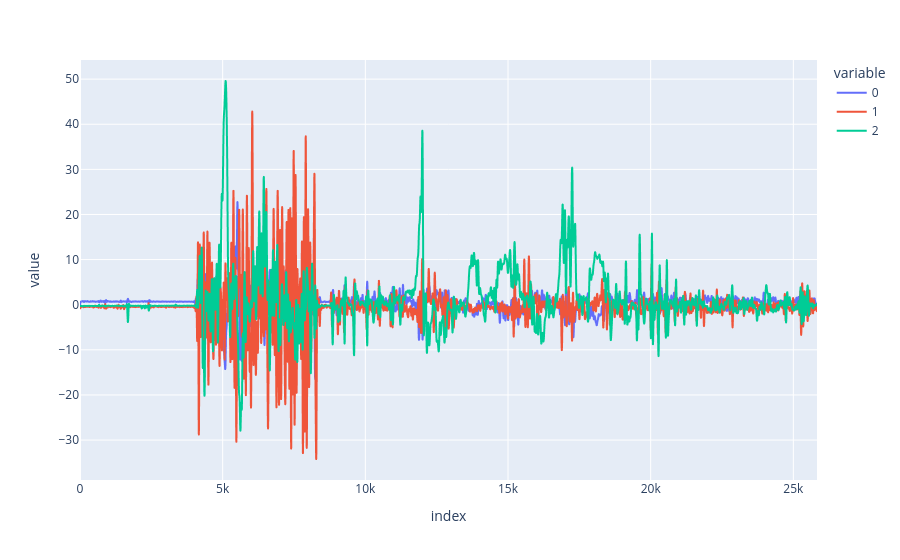

Notebook code cell kept with this figure:
### Code cell
px.line(gyro_filt)

### Figure 1 — Plotly figure (JSON) as saved in the notebook; plotly's stock layout.template omitted (floating-point values rounded to 4 significant figures; data arrays with more than 128 entries replaced by an {"elided": "..."} marker saying what was removed)
{"data": [{"hovertemplate": "variable=0<br>index=%{x}<br>value=%{y}<extra></extra>", "legendgroup": "0", "line": {"color": "#636efa", "dash": "solid"}, "marker": {"symbol": "circle"}, "mode": "lines", "name": "0", "showlegend": true, "type": "scattergl", "x": {"elided": "25830 int values"}, "xaxis": "x", "y": {"elided": "25830 float values"}, "yaxis": "y"}, {"hovertemplate": "variable=1<br>index=%{x}<br>value=%{y}<extra></extra>", "legendgroup": "1", "line": {"color": "#EF553B", "dash": "solid"}, "marker": {"symbol": "circle"}, "mode": "lines", "name": "1", "showlegend": true, "type": "scattergl", "x": {"elided": "25830 int values"}, "xaxis": "x", "y": {"elided": "25830 float values"}, "yaxis": "y"}, {"hovertemplate": "variable=2<br>index=%{x}<br>value=%{y}<extra></extra>", "legendgroup": "2", "line": {"color": "#00cc96", "dash": "solid"}, "marker": {"symbol": "circle"}, "mode": "lines", "name": "2", "showlegend": true, "type": "scattergl", "x": {"elided": "25830 int values"}, "xaxis": "x", "y": {"elided": "25830 float values"}, "yaxis": "y"}], "layout": {"legend": {"title": {"text": "variable"}, "tracegroupgap": 0}, "margin": {"t": 60}, "xaxis": {"anchor": "y", "domain": [0, 1], "title": {"text": "index"}}, "yaxis": {"anchor": "x", "domain": [0, 1], "title": {"text": "value"}}}}
